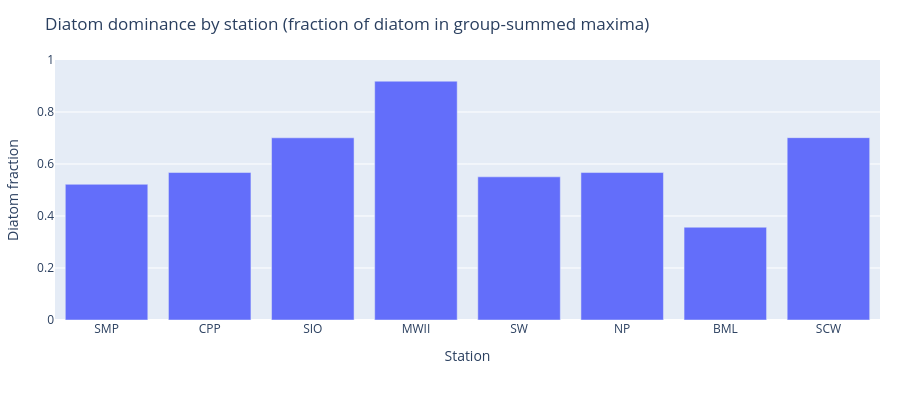

The notebook cell this image was saved under:
### Code cell
pivot = site_group.pivot_table(index="site_code", columns="phyto_group", values="max_cells", aggfunc="sum").fillna(0)
pivot["total"] = pivot.sum(axis=1)
pivot["diatom_frac"] = np.where(pivot["total"] > 0, pivot.get("diatom", 0) / pivot["total"], np.nan)

dom = pivot.reset_index()[["site_code", "diatom_frac"]]
dom["site_code"] = pd.Categorical(dom["site_code"], categories=site_order, ordered=True)

fig2 = px.bar(
    dom,
    x="site_code",
    y="diatom_frac",
    title="Diatom dominance by station (fraction of diatom in group-summed maxima)",
    labels={"site_code": "Station", "diatom_frac": "Diatom fraction"},
)
fig2.update_yaxes(range=[0, 1])
fig2.update_layout(height=400, margin=dict(l=40, r=20, t=60, b=80))
fig2.show()

### Figure 1 — Plotly figure (JSON) as saved in the notebook; plotly's stock layout.template omitted (floating-point values rounded to 4 significant figures)
{"data": [{"hovertemplate": "Station=%{x}<br>Diatom fraction=%{y}<extra></extra>", "legendgroup": "", "marker": {"color": "#636efa", "pattern": {"shape": ""}}, "name": "", "orientation": "v", "showlegend": false, "textposition": "auto", "type": "bar", "x": ["SMP", "CPP", "SIO", "MWII", "SW", "NP", "BML", "SCW"], "xaxis": "x", "y": [0.5219, 0.5672, 0.7007, 0.9185, 0.5507, 0.5671, 0.3568, 0.7013], "yaxis": "y"}], "layout": {"barmode": "relative", "height": 400, "legend": {"tracegroupgap": 0}, "margin": {"b": 80, "l": 40, "r": 20, "t": 60}, "title": {"text": "Diatom dominance by station (fraction of diatom in group-summed maxima)"}, "xaxis": {"anchor": "y", "domain": [0, 1], "title": {"text": "Station"}}, "yaxis": {"anchor": "x", "domain": [0, 1], "range": [0, 1], "title": {"text": "Diatom fraction"}}}}
